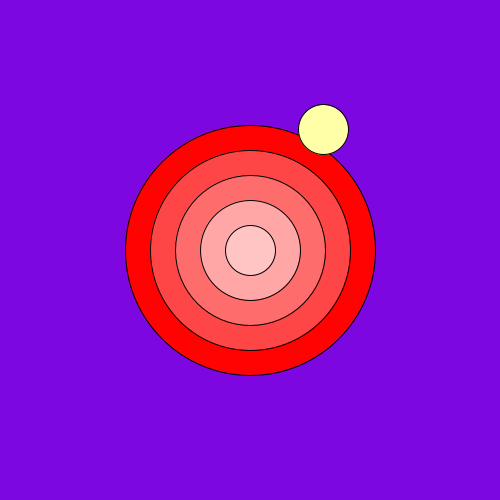
Frame 1 (no input)
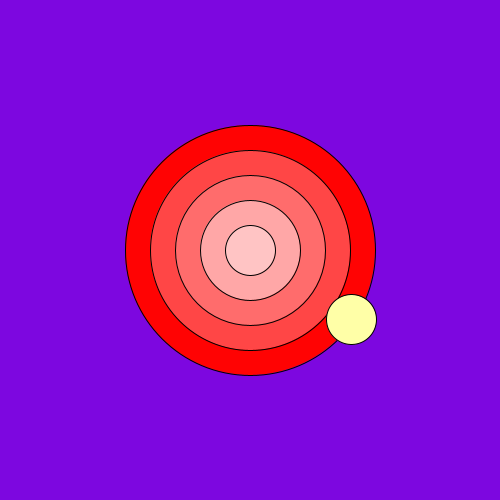
Frame 60 (the mouse pressed at the canvas centre just before this capture)
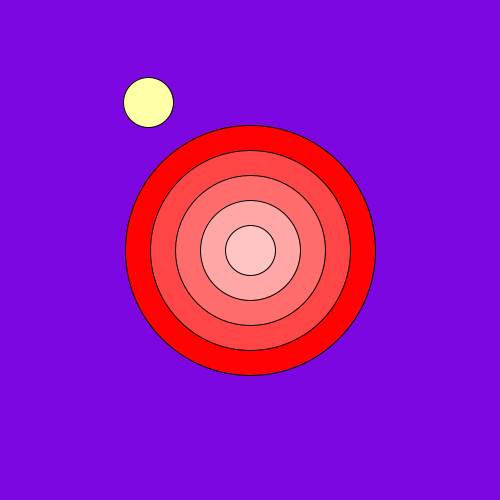
Frame 120 (the mouse held since frame 60 and released just before this capture)

The Processing sketch that drew these frames (run headless with seeded random() and noise(); from frame 60 on, the mouse is pressed at the canvas centre):

// Processing sketch: processing_4345
// ── processing_4345.pde

void setup() {
size(500,500);
}

void draw() {
fill(125,7,224);
ellipse(250,250,900,900);  
fill(255,3,3);
ellipse(250,250,250,250);
fill(255,70,70);
ellipse(250,250,200,200);
fill(255,108,108);
ellipse(250,250,150,150);
fill(255,167,167);
ellipse(250,250,100,100);
fill(255,196,196);
ellipse(250,250,50,50);
fill(255,255,167);
ellipse(random(500),random(500),50,50);
}
